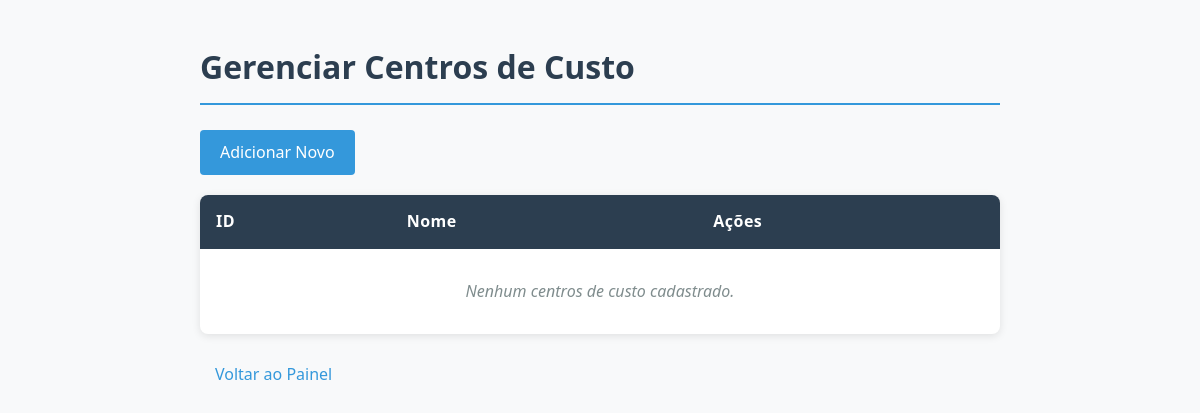
/centros_custo (signed in), run on an earlier commit of the app's database.
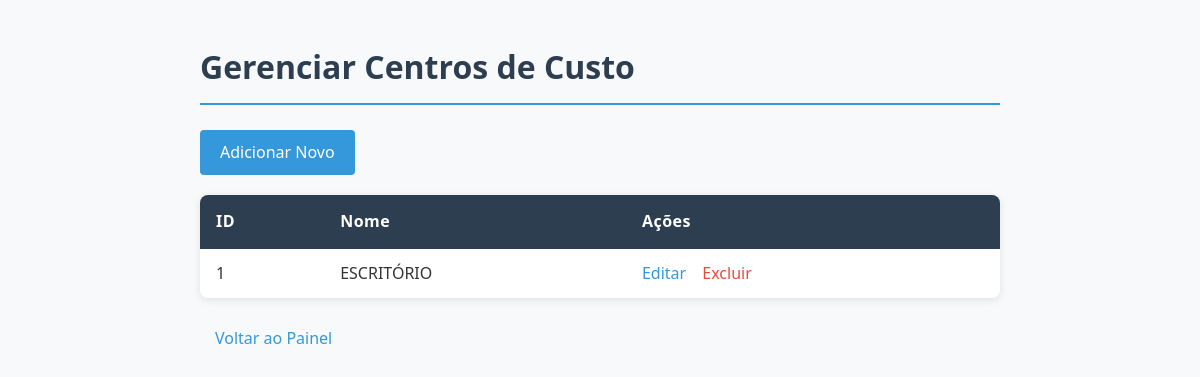
And on a later commit of the database.
### tables this page shows
CREATE TABLE centros_custo (id INTEGER PRIMARY KEY, nome TEXT NOT NULL UNIQUE);

### gestor_ativos_ti.py (the view)
@app.route('/centros_custo')
@login_required
def listar_centros_custo():
    return render_template('listar_generico.html', items=db_query("SELECT * FROM centros_custo ORDER BY nome"), titulo="Centros de Custo", endpoint_prefix="centros_custo")

### gestor_ativos_ti.py (called while the page is built)
@login_manager.user_loader
def load_user(user_id):
    conn = sqlite3.connect('ativos_ti.db')
    c = conn.cursor()
    c.execute("SELECT id, nome FROM usuarios WHERE id = ?", (user_id,))
    user_data = c.fetchone()
    conn.close()
    if user_data:
        return User(id=user_data[0], nome=user_data[1])
    return None

def db_query(query, params=(), fetchone=False, commit=False):
    conn = sqlite3.connect('ativos_ti.db')
    conn.row_factory = sqlite3.Row
    c = conn.cursor()
    c.execute(query, params)
    result = c.fetchone() if fetchone else c.fetchall()
    if commit:
        conn.commit()
    conn.close()
    return result

### templates/listar_generico.html (shortened to what this page needs)
<!DOCTYPE html>
<html>
<head>
</head>
<body>
    <h1>Gerenciar {{ titulo }}</h1>
    <a href="{{ url_for('adicionar_' + endpoint_prefix) }}" class="add-button">Adicionar Novo</a>
    <table>
        <thead>
            <tr>
                <th>ID</th>
                <th>Nome</th>
                <th>Ações</th>
            </tr>
        </thead>
        <tbody>
            {% for item in items %}
            <tr>
                <td>{{ item.id }}</td>
                <td>{{ item.nome }}</td>
                <td>
                    <a href="{{ url_for('editar_' + endpoint_prefix, id=item.id) }}">Editar</a>
                    <a href="{{ url_for('excluir_' + endpoint_prefix, id=item.id) }}" onclick="return confirm('Tem certeza?');">Excluir</a>
                </td>
            </tr>
            {% else %}
            <tr>
                <td colspan="3" class="empty-state">Nenhum {{ titulo.lower() }} cadastrado.</td>
            </tr>
            {% endfor %}
        </tbody>
    </table>
    <a href="{{ url_for('index') }}" class="back-link">Voltar ao Painel</a>
</body>
</html>

What changed in the data, as far as the page shows it:
added centros_custo: id "1", nome "ESCRITÓRIO"
Also different on the page:
{{ titulo.lower() }}: "centros de custo" → (not shown)
text no longer shown: "Nenhum cadastrado."
